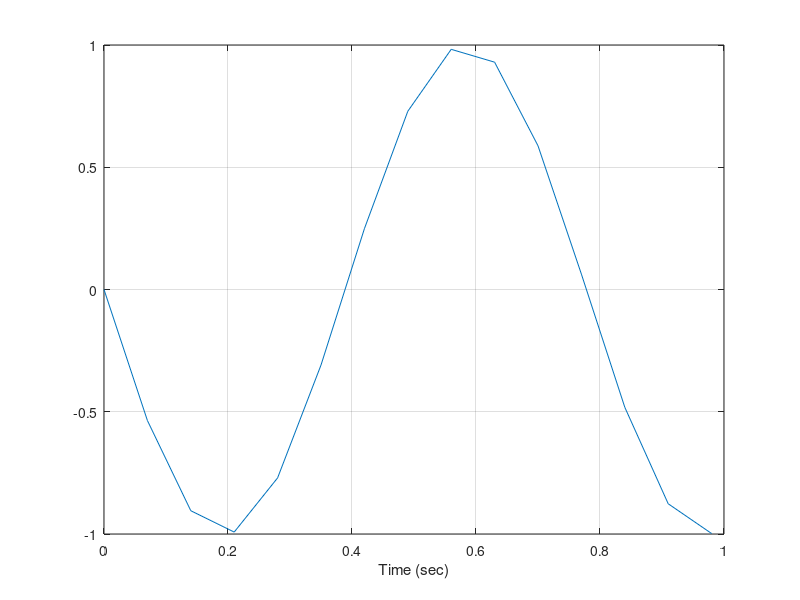

This figure's MATLAB source:
F0=13;
T0=1/F0;
Ts=0.07;tt=0:Ts:(13*T0);
xx=real(exp(j*(2*pi*F0*tt-pi/2)));

plot(tt,xx);
xlabel('Time (sec)');grid on;
